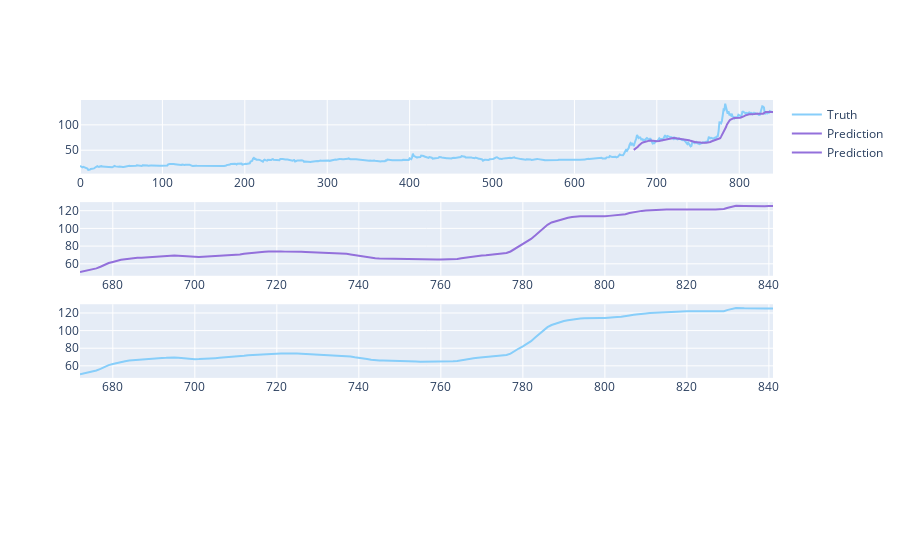

Notebook source saved alongside this figure:
### Code cell
test_vals = temp.index[x_len:]
fig = make_subplots(rows=4, cols=1)
fig.add_trace(go.Scatter(x=temp.index, y=df.Close,
                         name='Truth',
                         marker_color='LightSkyBlue'), row=1, col=1)


fig.add_trace(go.Scatter(x=test_vals,
                         y=y_pred,
                         name='Prediction',
                         marker_color='MediumPurple'), row=1, col=1)


fig.add_trace(go.Scatter(x=test_vals,
                         y=y_pred,
                         name='Prediction',
                         marker_color='MediumPurple'), row=2, col=1)


fig.add_trace(go.Scatter(x=test_vals,
                         y=y_test,
                         name='Truth',
                         marker_color='LightSkyBlue',
                         showlegend=False), row=3, col=1)

# )


fig.show()

### Figure 1 — Plotly figure (JSON) as saved in the notebook; plotly's stock layout.template omitted (floating-point values rounded to 4 significant figures; data arrays with more than 128 entries replaced by an {"elided": "..."} marker saying what was removed)
{"data": [{"marker": {"color": "LightSkyBlue"}, "name": "Truth", "type": "scatter", "x": {"elided": "870 int values"}, "xaxis": "x", "y": {"elided": "836 float values"}, "yaxis": "y"}, {"marker": {"color": "MediumPurple"}, "name": "Prediction", "type": "scatter", "x": {"elided": "202 int values"}, "xaxis": "x", "y": {"elided": "168 float values"}, "yaxis": "y"}, {"marker": {"color": "MediumPurple"}, "name": "Prediction", "type": "scatter", "x": {"elided": "202 int values"}, "xaxis": "x2", "y": {"elided": "168 float values"}, "yaxis": "y2"}, {"marker": {"color": "LightSkyBlue"}, "name": "Truth", "showlegend": false, "type": "scatter", "x": {"elided": "202 int values"}, "xaxis": "x3", "y": {"elided": "168 float values"}, "yaxis": "y3"}], "layout": {"xaxis": {"anchor": "y", "domain": [0, 1]}, "xaxis2": {"anchor": "y2", "domain": [0, 1]}, "xaxis3": {"anchor": "y3", "domain": [0, 1]}, "xaxis4": {"anchor": "y4", "domain": [0, 1]}, "yaxis": {"anchor": "x", "domain": [0.8063, 1]}, "yaxis2": {"anchor": "x2", "domain": [0.5375, 0.7312]}, "yaxis3": {"anchor": "x3", "domain": [0.2687, 0.4625]}, "yaxis4": {"anchor": "x4", "domain": [0, 0.1938]}}}
